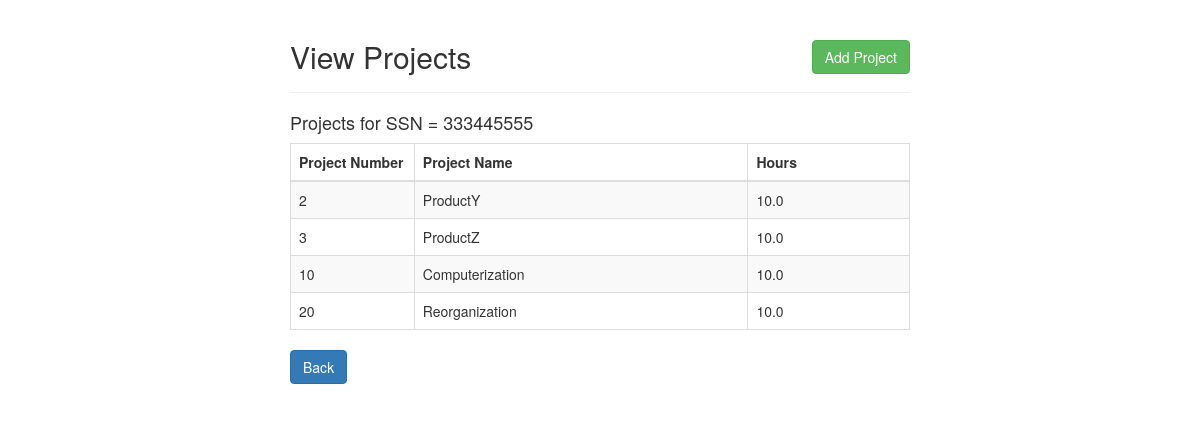
The page /program2/viewProjects.php?Ssn=333445555 on the database its author committed.
### tables this page shows
create table WORKS_ON (
  Essn char(9) not null,
  Pno int(2) not null,
  Hours decimal(3,1),
  primary key (Essn, Pno),
  foreign key (Essn) references EMPLOYEE(Ssn) on update cascade on delete cascade,
  foreign key (Pno) references PROJECT(Pnumber) on update cascade on delete cascade
);

create table PROJECT (
  Pname varchar(20) not null,
  Pnumber int(4) not null,
  Plocation varchar(20) not null,
  Dnum int(2) not null,
  primary key (Pnumber),
  unique (Pname),
  foreign key (Dnum) references DEPARTMENT(Dnumber) on update cascade on delete cascade
);

### program2/viewProjects.php (the view, shortened to what this page needs)
<!DOCTYPE html>
<html lang="en">
<head>
  <link rel="stylesheet" href="https://maxcdn.bootstrapcdn.com/bootstrap/3.3.7/css/bootstrap.css">
</head>
<body>
  <div class="wrapper">
    <div class="container-fluid">
      <div class="row">
        <div class="col-md-12">
          <div class="page-header clearfix">
            <h2 class="pull-left">View Projects</h2>
            <a href="addProject.php" class="btn btn-success pull-right">Add Project</a>
          </div>
          <?php
          if (isset($_SESSION["Ssn"])) {
              $sql =
                  "SELECT P.Pname, P.Pnumber, WO.Hours, WO.Essn FROM PROJECT P, WORKS_ON WO WHERE WO.Essn = ? AND WO.Pno = P.Pnumber";
              if ($stmt = mysqli_prepare($link, $sql)) {
                  mysqli_stmt_bind_param($stmt, "s", $param_Ssn);
                  $param_Ssn = $_SESSION["Ssn"];
                  if (mysqli_stmt_execute($stmt)) {
                      $result = mysqli_stmt_get_result($stmt);
                      echo "<h4>Projects for SSN = $param_Ssn</h4><p>";
                      if (mysqli_num_rows($result) > 0) {
                          echo "<table class='table table-bordered table-striped'>";
                          echo "<thead>";
                          echo "<tr>";
                          echo "<th width = 20%>Project Number</th>";
                          echo "<th>Project Name</th>";
                          echo "<th>Hours</th>";
                          echo "</tr>";
                          echo "</thead>";
                          echo "<tbody>";
                          while ($row = mysqli_fetch_array($result)) {
                              echo "<tr>";
                              echo "<td>{$row["Pnumber"]}</td>";
                              echo "<td>{$row["Pname"]}</td>";
                              echo "<td>{$row["Hours"]}</td>";
                              echo "</tr>";
                          }
                          echo "</tbody>";
                          echo "</table>";
                      } else {
                          echo "No Projects. ";
                      }
                  } else {
                      header("location: error.php");
                      exit();
                  }
              }
          } else {
              header("location: error.php");
              exit();
          }
          ?>
          <p><a href="index.php" class="btn btn-primary">Back</a></p>
        </div>
      </div>
    </div>
  </div>
</body>
</html>

### program2/viewProjects.php (style rules this page uses)
.wrapper { width: 650px; margin: 0 auto; }
.page-header h2 { margin-top: 0; }

### rows shown on the page
works_on: Pno.Pnumber "2", Pno.Pname "ProductY", Hours "10.0"
works_on: Pno.Pnumber "3", Pno.Pname "ProductZ", Hours "10.0"
works_on: Pno.Pnumber "10", Pno.Pname "Computerization", Hours "10.0"
works_on: Pno.Pnumber "20", Pno.Pname "Reorganization", Hours "10.0"

### other values the page prints
$param_Ssn "333445555"
